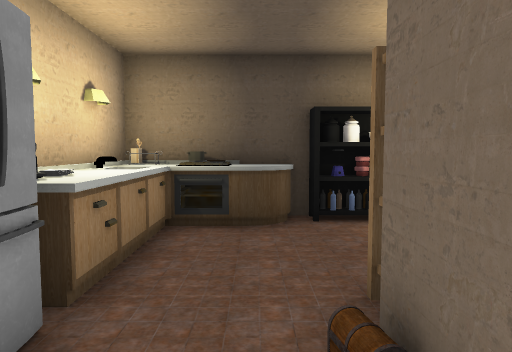
view 1 (above)

18 first-person views from a walk through a Unity game level. The camera is 1.4 m above the floor, tilts 4° down and sees 70° across. The floor is counted in squares, 1.06 m on a side. Each view is taken from the middle of a square. On the plan, view 1 faces up. The plan holds only what a view shows up to about 15 squares ahead; the rest is blank. The player character is not drawn. Some animated figures are left out. Door leaves are left out, so doorways stand open. Some surface patterns are stand-ins.

view 2
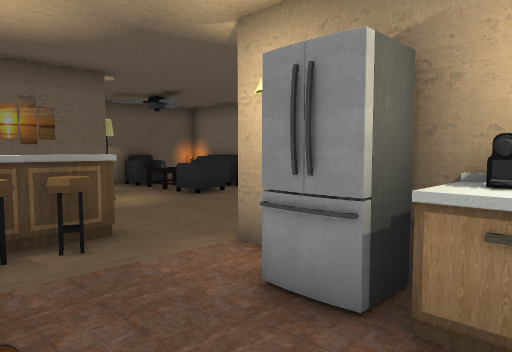

view 3
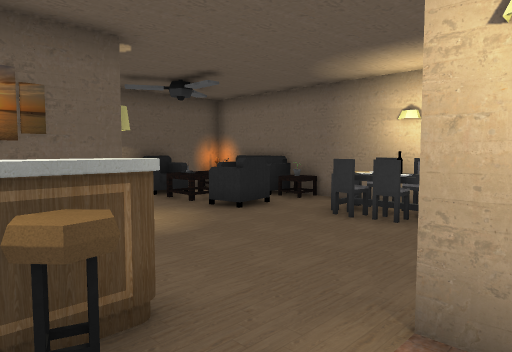

view 4
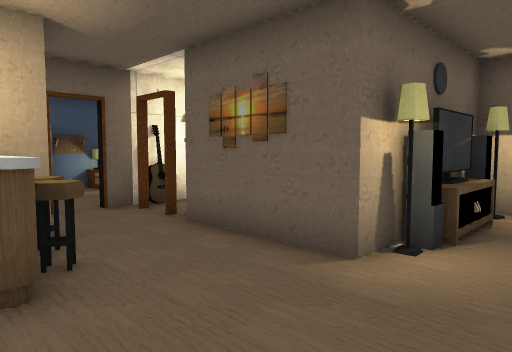

view 5
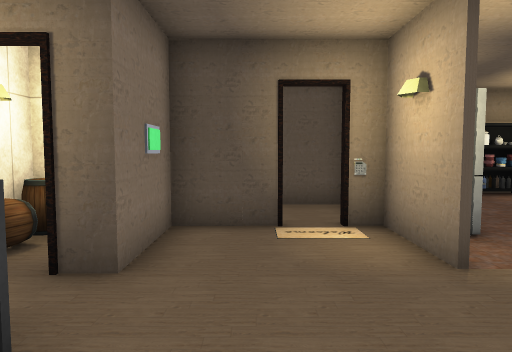

view 6
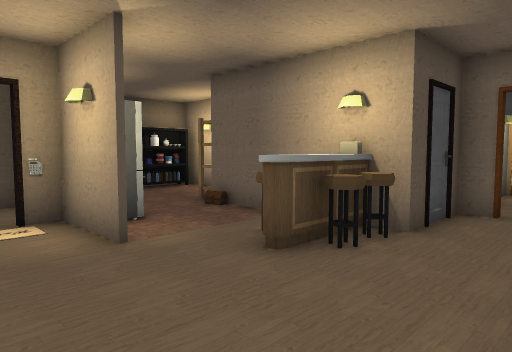

view 7
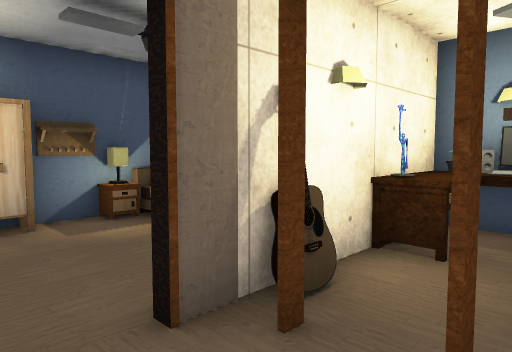

view 8
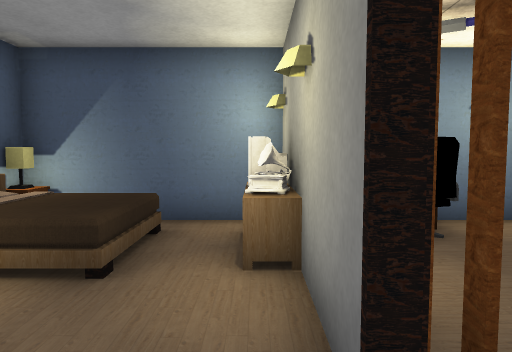

view 9
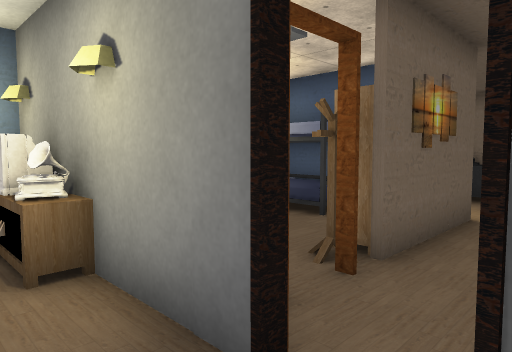

view 10
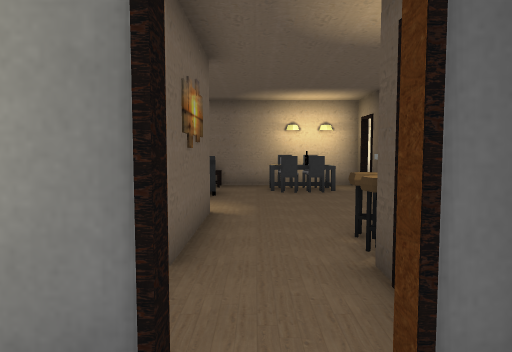

view 11
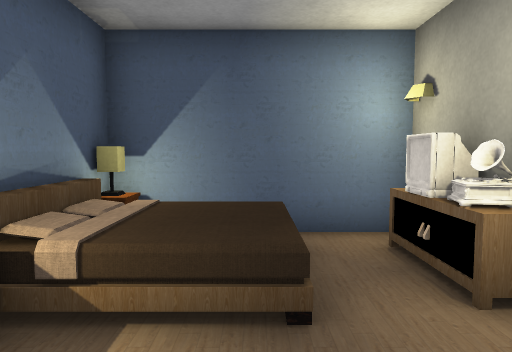

view 12
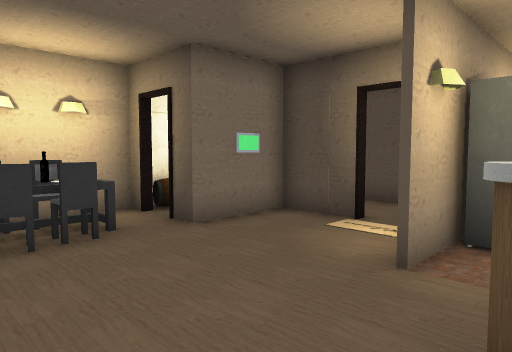

view 13
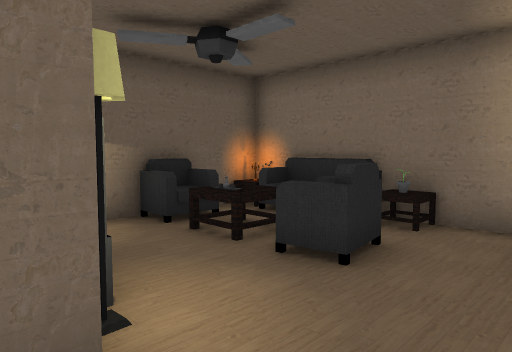

view 14
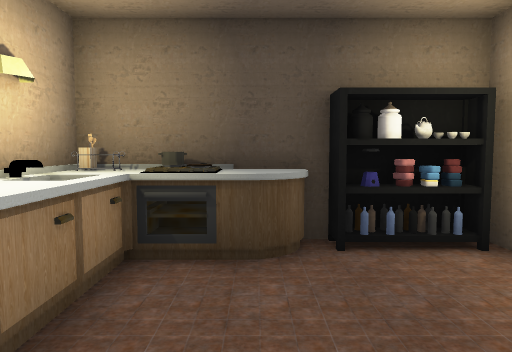

view 15
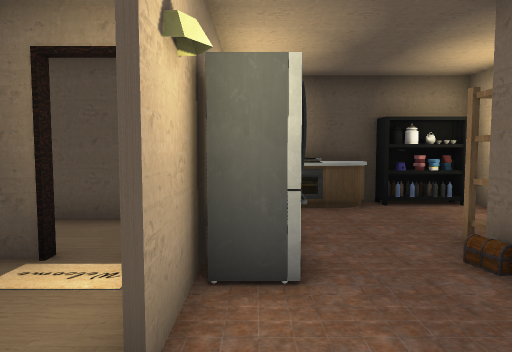

view 16
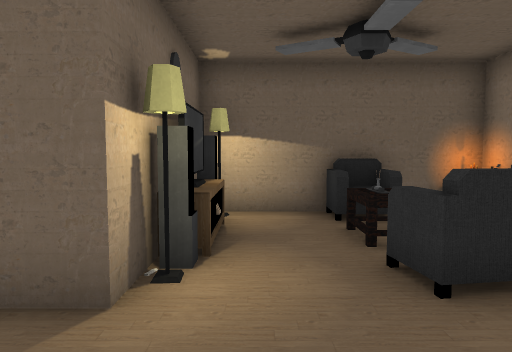

view 17
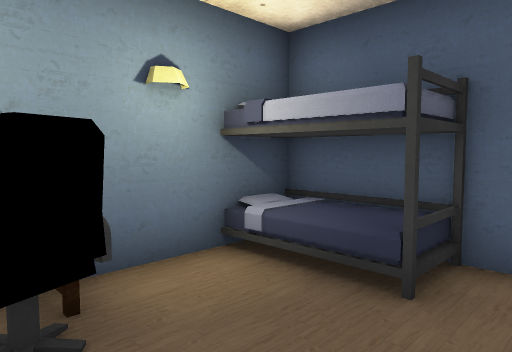

view 18
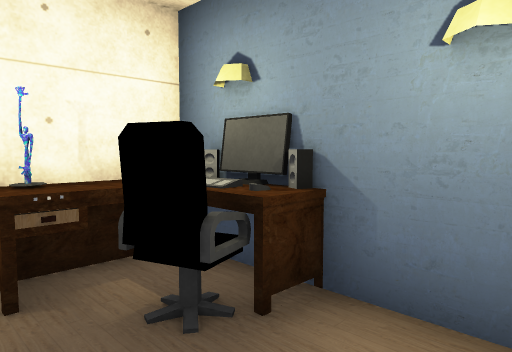

### Floor plan
Points are (right, up) in squares from view 1. A wall is a line through its corners. A room is listed if a view was taken in it or the views show most of it. See-through windows are left out.
Room 1 (views 1, 2, 3, 4, 5, 6, 7, 8, 9, 10, 11, 12, 13, 14, 15, 16, 17, 18)
walls: (0.9, -1.6) (0.9, 2.5); (-2.8, -5.5) (-2.8, -5) (-1.4, -5); (3.4, -3.4) (3.4, -2.6); (3.5, -2.9) (3.5, -3.4); (3.5, -4.4) (3.5, -7.5); (3.4, -7.5) (3.4, -4.4); (-4.5, 2.4) (-6.5, 2.4); (-6.5, 1.6) (-6.5, -0.1) (-7.2, -0.1); (-8.2, -0.1) (-8.9, -0.1) (-8.9, -9.9) (0.6, -9.9); (3.5, -9.9) (7.5, -9.9); (-2.6, 5.5) (-2.6, 4.2); (-8.9, 0.9) (-8.9, 0.2); (7.8, -4.5) (7.8, -2.6) (7.4, -2.6); (3.4, 5.6) (3.4, 6.2)
ways out: opening at (-4, 4); open door at (-7.5, 0); open door at (-4, 2.5); open door at (2, -5); open door at (3.5, -4)
objects: other object (-8, -9); other object (-8, -8) to (-8, -7); other object (-8, -6); other object (-8, -5); other object (-8, -3) to (-7, -2); other object (-8, 1); other object (-7, -9) to (-6, -9); other object (-7, -8) to (-7, -7); other object (-7, -6) to (-6, -5); other object (-7, -1); other object (-6, -8) to (-6, -7); other object (-3, -9); other object (-3, -8); other object (-3, -7); other object (-3, -6); other object (-3, 0) to (-3, 1); other object (-3, 3); other object (-3, 6); other object (-3, 6) to (-2, 7); other object (-2, -9) to (-1, -8); other object (-2, 2) to (-2, 3); other object (-2, 4) to (-2, 5); other object (-1, -5); other object (-1, -2); other object (-1, -1); other object (-1, 6) to (-1, 7); other object (0, -5); other object (0, -2); other object (0, -1); other object (0, 7); other object (1, -10); other object (1, -9); other object (1, -8); other object (1, -6) to (1, -5); other object (1, -2); other object (1, 1); other object (1, 3) to (2, 3); other object (1, 7); other object (2, -10); other object (2, -9) to (3, -8); other object (2, -8); other object (2, -3); other object (2, 7); other object (3, -10); other object (3, -6); other object (3, 3); other object (3, 7); other object (4, -9) to (4, -8); other object (4, -7); other object (6, -9) to (8, -7); other object (7, -6); other object (8, -10); other object (8, -6); other object (8, -5)

Positions as (right, up) in squares from view 1, and headings:
1: (0, 0), facing up
2: (1, 4), facing down-left
3: (0, 1), facing down-left
4: (-5, -1), facing down-right
5: (-5, -4), facing up
6: (-5, -5), facing up-right
7: (1, -3), facing down-right
8: (4, -3), facing down
9: (5, -3), facing down-left
10: (5, -4), facing left
11: (6, -4), facing down
12: (-1, -4), facing up-left
13: (-2, -3), facing down-left
14: (0, 2), facing up
15: (-2, -2), facing up
16: (-4, -2), facing down
17: (2, -6), facing down-left
18: (-1, -7), facing down-right
